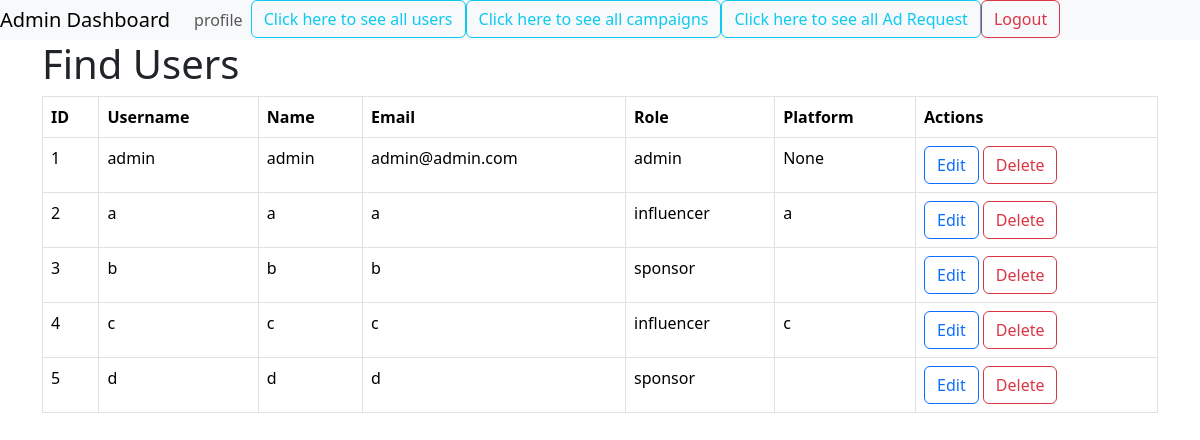
The page /find (signed in) on the database its author committed.
### models.py (models this page shows, shortened)
class User(db.Model):
    __tablename__ = 'user'
    user_id = db.Column(db.Integer, primary_key=True)
    username = db.Column(db.String(64), nullable=False)
    name = db.Column(db.String(64), nullable=False)
    is_admin=db.Column(db.Boolean, nullable=False, default= False)
    email = db.Column(db.String(120), nullable=False)
    passhash = db.Column(db.String(512), nullable=False)
    role = db.Column(db.String(16), nullable=False)
    platform = db.Column(db.String(64), nullable=True ,default= 'None')
    followers=db.Column(db.Integer, nullable=True ,default= '1')
    niche=db.Column(db.String(64), nullable=True ,default= 'None')
    campaigns = db.relationship('Campaign', backref='sponsor', lazy=True)
    ad_requests = db.relationship('AdRequest', backref='influencer', lazy=True)
    @property
    def password(self):
        raise AttributeError('Dont have permission')

### routes.py (the view)
@app.route('/find')
@auth
def find():
    if User.query.get(session['user_id']).is_admin:
        users = User.query.all()
        return render_template('find.html', users=users)
    else:
        return "Access denied"

### routes.py (called while the page is built)
def auth(func):
    @wraps(func)
    def inner(*agrs,**kwargs):
        if 'user_id'not in session:
            flash('Login to continue')
            return redirect(url_for('login'))
        return func(*agrs ,**kwargs)
    return inner

### templates/find.html
{% extends 'layout_adm.html' %}
{% block content %}
<h1>Find Users</h1>
<table class="table table-bordered">
  <thead>
    <tr>
      <th scope="col">ID</th>
      <th scope="col">Username</th>
      <th scope="col">Name</th>
      <th scope="col">Email</th>
      <th scope="col">Role</th>
      <th scope="col">Platform</th>
      <th scope="col">Actions</th>
    </tr>
  </thead>
  <tbody>
    {% for user in users %}
    <tr>
      <td>{{ user.user_id }}</td>
      <td>{{ user.username }}</td>
      <td>{{ user.name }}</td>
      <td>{{ user.email }}</td>
      <td>{{ user.role }}</td>
      <td>{{ user.platform }}</td>
      <td>
        <a class="btn btn-outline-primary" href="{{ url_for('edit_user', id=user.user_id) }}">Edit</a>
        <a class="btn btn-outline-danger" href="{{ url_for('delete_user', id=user.user_id) }}">Delete</a>
      </td>
    </tr>
    {% endfor %}
  </tbody>
</table>
{% endblock %}

### templates/layout_adm.html (shortened to what this page needs)
<!DOCTYPE html>
<html lang="en">
<head>
    <link href="https://cdn.jsdelivr.net/npm/bootstrap@5.3.3/dist/css/bootstrap.min.css" rel="stylesheet">
</head>
<body>
{% include 'nav_adm.html'   %}
<div class="container">
    {% block content %}
    {% endblock %}
</div>
</body>
</html>

### templates/nav_adm.html (shortened to what this page needs)
<nav class="navbar navbar-expand-lg navbar-light bg-light">
    <a class="navbar-brand" href="/" >Admin Dashboard</a>
    <div class="collapse navbar-collapse" id="navbarNav">
      <ul class="navbar-nav">
        <li class="nav-item">
          <a class="nav-link" href="{{ url_for('profile') }}"">profile</a>
        </li>
        <li class="nav-item">
          <a class="btn btn-outline-info" href="{{ url_for('find') }}">Click here to see all users</a>
        <li class="nav-item">
          <a class="btn btn-outline-info" href="{{ url_for('find_camp') }}">Click here to see all campaigns</a>
        </li>
        <li>
          <a class="btn btn-outline-info" href="{{ url_for('find_ads') }}">Click here to see all Ad Request</a>
        </li>
        <li >
          <a class="btn btn-outline-danger" href="{{ url_for('logout') }}"">Logout</a>
        </li>
      </ul>
    </div>
</nav>

### templates/nav_adm.html (style rules this page uses)
.navbar { width: 100%; padding: 0; }

### rows shown on the page
User: user_id "1", username "admin", name "admin", email "admin@admin.com", role "admin", platform "None"
User: user_id "2", username "a", name "a", email "a", role "influencer", platform "a"
User: user_id "3", username "b", name "b", email "b", role "sponsor"
User: user_id "4", username "c", name "c", email "c", role "influencer", platform "c"
User: user_id "5", username "d", name "d", email "d", role "sponsor"
